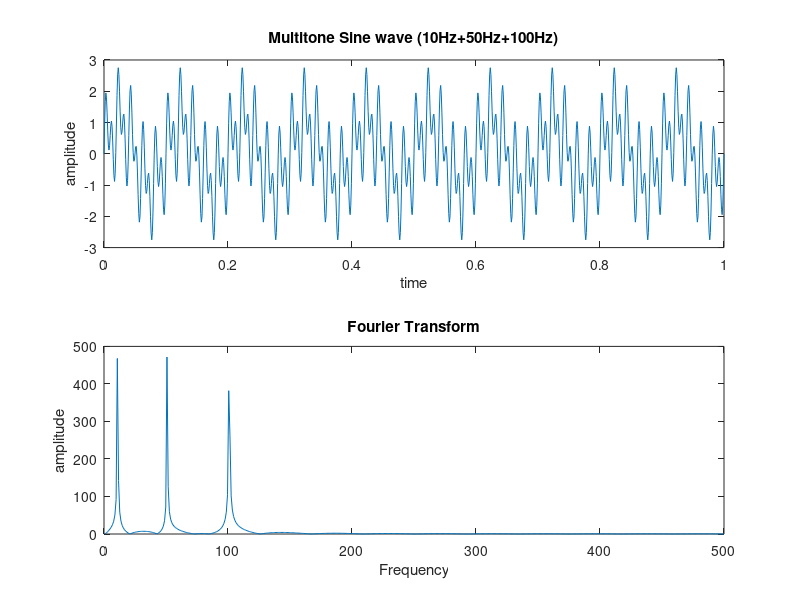

This figure's MATLAB source:
clc
clear
fs=1000;
t=0:1/fs:1;
f1=10;
f2=50;
f3=100;
x1=sin(2*pi*f1*t);
x2=sin(2*pi*f2*t);
x3=sin(2*pi*f3*t);
x4=x1+x2+x3;

subplot(2,1,1);
plot(t,x4);
title('Multitone Sine wave (10Hz+50Hz+100Hz)');
xlabel('time');
ylabel('amplitude');

Fx=fft(x4,1024);
N=1024;
k=1:N/2;
f=k*(fs/N);
subplot(2,1,2);
plot(f,abs(Fx(1:512)));
title('Fourier Transform');
xlabel('Frequency');
ylabel('amplitude');

